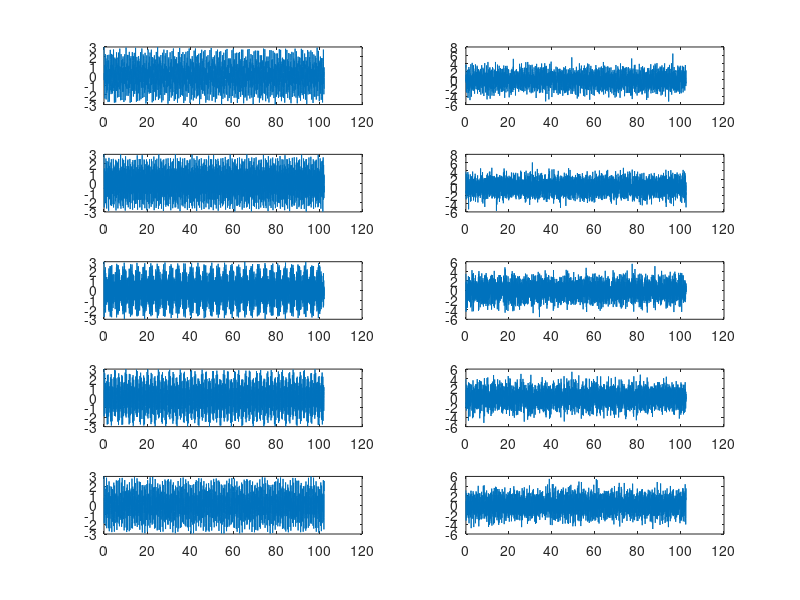

This chart was generated by the following MATLAB code:
%%

Fe = 40;
N = 4096;
T = N/Fe;

t = 0:T/N:T-T/N;



for i = 1:5
    fList = rand([3, 1])*10;
    AList = [1 1 1];
    s = AList(1)*cos(2*pi*fList(1)*t) + AList(2)*cos(2*pi*fList(2)*t) + AList(3)*cos(2*pi*fList(3)*t); 
    sB = s + wgn(1, 4096, 0);
    subplot(5, 2, 2*i-1)
    plot(t, s)
    subplot(5, 2, 2*i)
    plot(t, sB)
end

%%

for i = 1:1000
    fList = rand([3, 1])*10;
    AList = [1 1 1];
    s = AList(1)*cos(2*pi*fList(1)*t) + AList(2)*cos(2*pi*fList(2)*t) + AList(3)*cos(2*pi*fList(3)*t); 
    sB = s + wgn(1, 4096, 0);
    sigList(i, :) = s;
    sigListNoise(i, :) = sB;
end

csvwrite('label.csv', sigList);
csvwrite('train.csv', sigListNoise);
